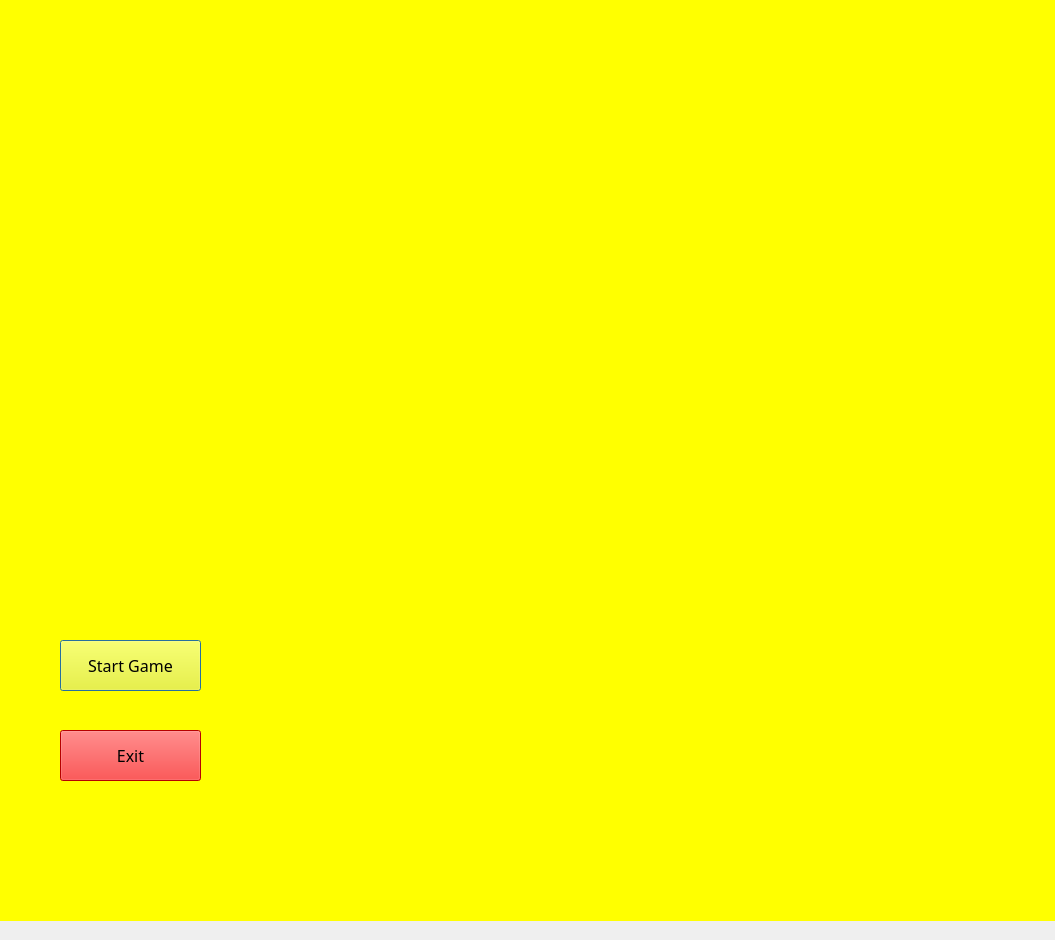
<?xml version="1.0" encoding="UTF-8"?>
<ui version="4.0">
 <class>Dialog</class>
 <widget class="QDialog" name="Dialog">
  <property name="geometry">
   <rect>
    <x>0</x>
    <y>0</y>
    <width>1055</width>
    <height>940</height>
   </rect>
  </property>
  <property name="windowTitle">
   <string>TIC TAC TOE</string>
  </property>
  <property name="windowIcon">
   <iconset>
    <normaloff>../../../Downloads/tic-tac-toe.png</normaloff>../../../Downloads/tic-tac-toe.png</iconset>
  </property>
  <widget class="QLabel" name="label">
   <property name="geometry">
    <rect>
     <x>0</x>
     <y>0</y>
     <width>1061</width>
     <height>921</height>
    </rect>
   </property>
   <property name="font">
    <font>
     <family>Algerian</family>
     <italic>false</italic>
    </font>
   </property>
   <property name="styleSheet">
    <string notr="true">background-color: rgb(255, 255, 0);</string>
   </property>
   <property name="text">
    <string/>
   </property>
   <property name="pixmap">
    <pixmap>image.png</pixmap>
   </property>
  </widget>
  <widget class="QPushButton" name="pushButton">
   <property name="geometry">
    <rect>
     <x>60</x>
     <y>640</y>
     <width>141</width>
     <height>51</height>
    </rect>
   </property>
   <property name="font">
    <font>
     <family>Eras Bold ITC</family>
     <pointsize>12</pointsize>
     <weight>50</weight>
     <italic>false</italic>
     <bold>false</bold>
    </font>
   </property>
   <property name="styleSheet">
    <string notr="true">background-color: rgb(255, 255, 0);


</string>
   </property>
   <property name="text">
    <string>Start Game</string>
   </property>
  </widget>
  <widget class="QPushButton" name="pushButton_2">
   <property name="geometry">
    <rect>
     <x>60</x>
     <y>730</y>
     <width>141</width>
     <height>51</height>
    </rect>
   </property>
   <property name="font">
    <font>
     <family>Eras Bold ITC</family>
     <pointsize>12</pointsize>
     <weight>50</weight>
     <italic>false</italic>
     <bold>false</bold>
    </font>
   </property>
   <property name="styleSheet">
    <string notr="true">background-color: rgb(255, 0, 0);
</string>
   </property>
   <property name="text">
    <string>Exit</string>
   </property>
  </widget>
 </widget>
 <resources/>
 <connections/>
</ui>
